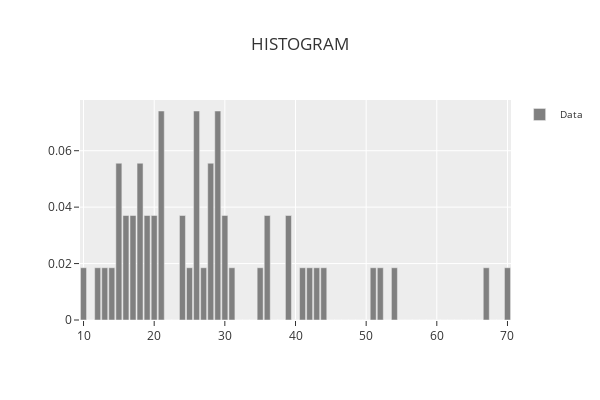

The code cell stored with this chart in its notebook:
### Code cell
phi.plot_histogram()

### Figure 1 — Plotly figure (JSON) as saved in the notebook; plotly's stock layout.template omitted (floating-point values rounded to 4 significant figures)
{"data": [{"marker": {"color": "rgba(128,128,128,1)"}, "name": "Data", "showlegend": true, "type": "bar", "x": [10, 11, 12, 13, 14, 15, 16, 17, 18, 19, 20, 21, 22, 23, 24, 25, 26, 27, 28, 29, 30, 31, 32, 33, 34, 35, 36, 37, 38, 39, 40, 41, 42, 43, 44, 45, 46, 47, 48, 49, 50, 51, 52, 53, 54, 55, 56, 57, 58, 59, 60, 61, 62, 63, 64, 65, 66, 67, 68, 69, 70], "y": [0.01852, 0, 0.01852, 0.01852, 0.01852, 0.05556, 0.03704, 0.03704, 0.05556, 0.03704, 0.03704, 0.07407, 0, 0, 0.03704, 0.01852, 0.07407, 0.01852, 0.05556, 0.07407, 0.03704, 0.01852, 0, 0, 0, 0.01852, 0.03704, 0, 0, 0.03704, 0, 0.01852, 0.01852, 0.01852, 0.01852, 0, 0, 0, 0, 0, 0, 0.01852, 0.01852, 0, 0.01852, 0, 0, 0, 0, 0, 0, 0, 0, 0, 0, 0, 0, 0.01852, 0, 0, 0.01852]}], "layout": {"bargap": 0.15, "height": 400, "legend": {"font": {"size": 10}, "orientation": "v", "title": {"font": {"size": 11}}, "xanchor": "left", "y": 1, "yanchor": "auto"}, "title": {"text": "HISTOGRAM"}, "width": 600, "xaxis": {"title": {}}, "yaxis": {"title": {}}}}
